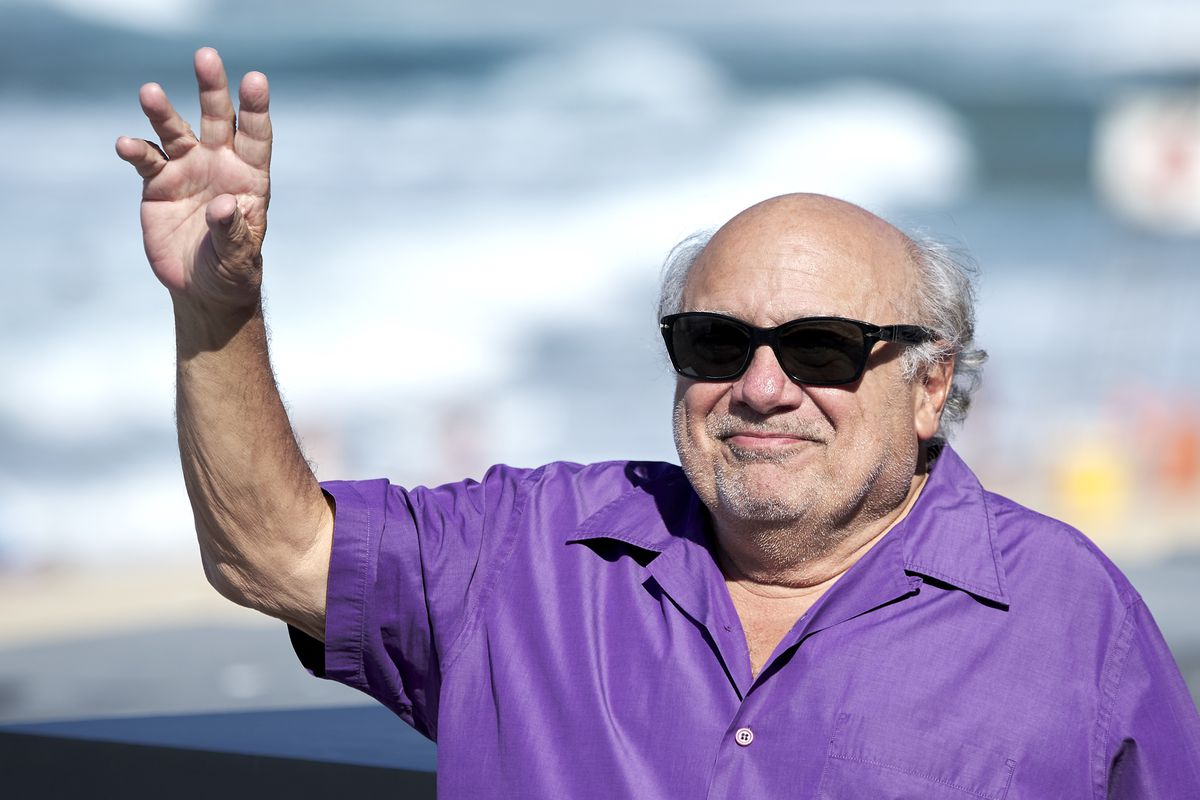
#> input picture AGoodLaugh/corpo.jpg, 1200 x 800 px
$ python ascii_Art.py
#> lines starting #> are read from the running program, lines starting #| are printed output that depends on the picture
#> the answer given: AGoodLaugh/corpo.jpg
#> in main, image is the input picture: PIL image 1200x800 RGB; mean R, G, B 162.1, 156.7, 181.9
import PIL.Image

ASCII_CHARS = ['@','#','S','%','?','*','+',';',':',',','.']

def resize_image(image,new_width = 100):
#> called with new_width = 100
    width,height = image.size
#> width = 1200; height = 800
    ratio = height / width
#> ratio = 0.667
    new_height = int(new_width*ratio)
#> new_height = 66
    resized_image = image.resize((new_width,new_height))
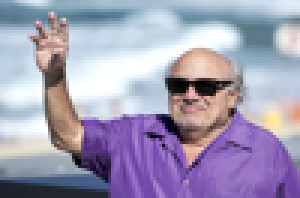
#> resized_image: PIL image 100x66 RGB (shown 3 times larger); mean R, G, B 162.1, 156.7, 181.8
    return(resized_image)

def grayify(image):
    grayscale_image = image.convert("L")
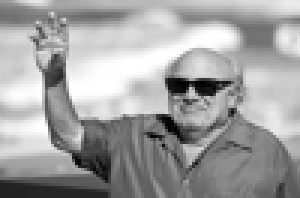
#> grayscale_image: PIL image 100x66 L (shown 3 times larger); min 0, max 255, mean 161.2
    return (grayscale_image)

def pixels_to_ascii(image):
    pixels = image.getdata()
    characters = "".join([ASCII_CHARS[pixel//25] for pixel in pixels])
    return (characters)

def main(new_width = 100):
    path = input("Enter a valid pathname to an image:\n")
    try:
        image = PIL.Image.open(path)
    except:
        print(path,"is not a valid pathname to an image.")

    new_image_data = pixels_to_ascii(grayify(resize_image(image)))

    pixel_count = len(new_image_data)
#> pixel_count = 6600
    ascii_image = "\n".join(new_image_data[i:(i+new_width)] for i in range(0,pixel_count, new_width))

    print(ascii_image)

    with open("ascii_image.txt","w") as f:
        f.write(ascii_image)

if __name__ == "__main__":
    main()
